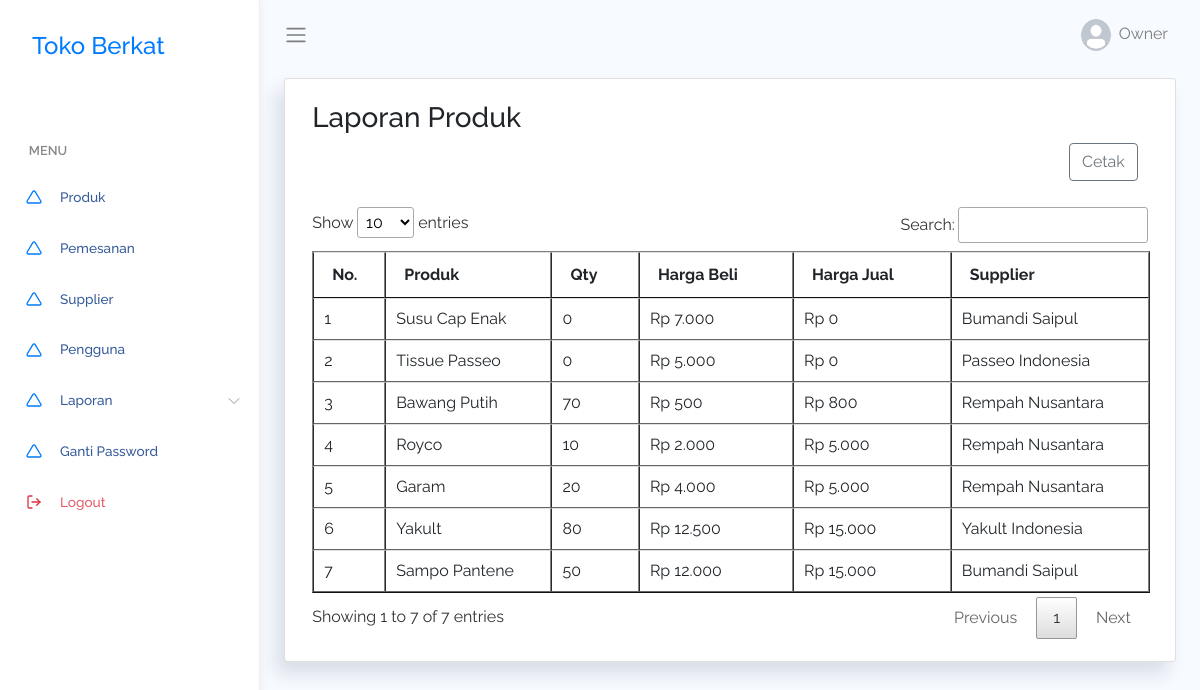
The app's page /index?m=laporan_produk (signed in) with its own data.
### tables this page shows
CREATE TABLE `produk` (
  `id` int(11) NOT NULL,
  `nama_produk` varchar(255) NOT NULL,
  `qty` int(11) NOT NULL,
  `harga_beli` int(11) NOT NULL,
  `harga_jual` int(11) NOT NULL,
  `id_supplier` int(11) NOT NULL,
  `content` varchar(255) DEFAULT 'image-not-available.jpg'
);

CREATE TABLE `supplier` (
  `id` int(11) NOT NULL,
  `nama_supplier` varchar(100) NOT NULL,
  `alamat` text NOT NULL,
  `no_hp` varchar(15) DEFAULT NULL
);

### inc/functions.php (called while the page is built, shortened)
<?php
include 'config.php';
include 'db.php';
$db = new DB($config['server'], $config['username'], $config['password'], $config['database_name']);
function checkMenuActive($menu){
    return null;
}

### inc/config.php (called while the page is built)
<?php
    $config["server"]='localhost';
    $config["username"]='root';
    $config["password"]='';
    $config["database_name"]='sk_berkat';
?>

### inc/db.php (called while the page is built, shortened)
<?php
class DB{
    private $conn = null;
    public function __construct($host, $username, $passwd, $dbname){
        $this->conn = mysqli_connect($host, $username, $passwd, $dbname) or die("Unable to connect database: '<b>$dbname</b>'.<br>Check your database connection.");
    }
    public function query($sql){
        $query = mysqli_query($this->conn, $sql) or die('<pre>Error mysqli_query: ' . mysqli_error($this->conn) . '<br />' . $sql . '</pre>');
        return $query;
    }
    public function get_results($sql){
        $query = $this->query($sql);
        $arr = array();
        while($row = mysqli_fetch_object($query)){
            $arr[] = $row;
        }
        return $arr;
    }
}

### module/laporan_produk/index.php (the view, shortened to what this page needs)
<h3>Laporan Produk</h3>
<div id="content-data">
<div class="buttons mb-3 d-flex justify-content-end">
    <a href="module/laporan_produk/report" class="btn btn-outline-secondary">Cetak</a>
</div>
<table border="1" cellspacing="0" cellpadding="5px" id="data-table" class="table table-hover">
    <thead>
        <tr>
            <th>No.</th>
            <th>Produk</th>
            <th>Qty</th>
            <th>Harga Beli</th>
            <th>Harga Jual</th>
            <th>Supplier</th>
        </tr>
    </thead>
    <tbody>
    <?php
   $no=1;
   $products = $db->get_results("SELECT produk.*, supplier.nama_supplier FROM produk LEFT JOIN supplier ON produk.id_supplier=supplier.id ORDER BY produk.harga_jual ASC");
    if ($products) :
       foreach ($products as $product) : ?>
        <tr>
            <td width="50"><?= $no++; ?></td>
            <td><?= ucwords($product->nama_produk); ?></td>
            <td><?= $product->qty; ?></td>
            <td><?= "Rp " . number_format($product->harga_beli,0,',','.'); ?></td>
            <td><?= "Rp " . number_format($product->harga_jual,0,',','.'); ?></td>
            <td><?= $product->nama_supplier; ?></td>
        </tr>
    <?php endforeach;
    else: ?>
        <tr><td colspan="7" style="text-align:center;">Tidak ada data</td></tr>
    <?php endif; ?>
    </tbody>
</table>
</div>

### index.php (shortened to what this page needs)
<?php require './inc/functions.php';
?>
<!DOCTYPE html>
<html lang="en">
<head>
    <link rel="stylesheet" href="assets/css/bootstrap/bootstrap.min.css">
    <link rel="stylesheet" href="assets/css/app.css">
    <link rel="stylesheet" href="assets/css/jquery.dataTables.min.css">
</head>
<body>
    <div id="app">
        <?php include 'inc/partials/sidebar.php'; ?>
        <div id="main">
            <?php include 'inc/partials/navbar.php'; ?>
<div class="main-content container-fluid">
    <section class="section">
        <div class="row mb-4">
            <div class="col">
                <div class="card">
                    <div class="card-body">
                    <?php
                        $module = (isset($_GET['m'])) ? $_GET['m'] : false ;
                        if($module){
                            $module_file = "module/$module/index.php";
                            if (file_exists($module_file)) {
                                include $module_file;
                            }else{
                                include "inc/partials/page404.php";
                            }
                        } else {
                            include "inc/partials/homepage.php";
                        }
                    ?>
                    </div>
                </div>
            </div>
        </div>
    </section>
</div>
        </div>
    </div>
</body>
</html>

### inc/partials/sidebar.php (shortened to what this page needs)
<div id="sidebar" class='active'>
    <div class="sidebar-wrapper active">
    <div class="sidebar-header">
        <a href="index" style="text-decoration: none;"><h4>Toko Berkat</h4></a>
    </div>
        <div class="sidebar-menu">
            <ul class="menu">
                <li class='sidebar-title'>Menu</li>
                <?php if ($_SESSION['status']!='kasir') : ?>
                <li class="sidebar-item <?=checkMenuActive('produk')?>">
                    <a href="index?m=produk" class='sidebar-link'>
                        <i data-feather="triangle" width="20"></i>
                        <span>Produk</span>
                    </a>
                </li>
                <?php endif; ?>
                <?php if ($_SESSION['status']!='kasir') : ?>
                <li class="sidebar-item <?=checkMenuActive('pemesanan')?>">
                    <a href="index?m=pemesanan" class='sidebar-link'>
                        <i data-feather="triangle" width="20"></i>
                        <span>Pemesanan</span>
                    </a>
                </li>
                <?php endif; ?>
                <?php if ($_SESSION['status']=='owner') : ?>
                <li class="sidebar-item <?=checkMenuActive('supplier')?>">
                    <a href="index?m=supplier" class='sidebar-link'>
                        <i data-feather="triangle" width="20"></i>
                        <span>Supplier</span>
                    </a>
                </li>
                <?php endif; ?>
                <?php if ($_SESSION['status']=='owner') : ?>
                <li class="sidebar-item <?=checkMenuActive('pengguna')?>">
                    <a href="index?m=pengguna" class='sidebar-link'>
                        <i data-feather="triangle" width="20"></i>
                        <span>Pengguna</span>
                    </a>
                </li>
                <?php endif; ?>
                <li class="sidebar-item has-sub">
                    <a href="#" class='sidebar-link'>
                        <i data-feather="triangle" width="20"></i>
                        <span>Laporan</span>
                    </a>
                </li>
                <li class="sidebar-item <?=checkMenuActive('change_password')?>">
                    <a href="index?m=change_password" class='sidebar-link'>
                        <i data-feather="triangle" width="20"></i>
                        <span>Ganti Password</span>
                    </a>
                </li>
                <li class="sidebar-item <?=checkMenuActive('logout')?>">
                    <a href="actions?action=logout" class='sidebar-link text-danger'>
                        <i data-feather="log-out" width="20"></i>
                        <span class="text-danger">Logout</span>
                    </a>
                </li>
            </ul>
        </div>
    </div>
</div>

### inc/partials/navbar.php (shortened to what this page needs)
<nav class="navbar navbar-header navbar-expand navbar-light">
    <a class="sidebar-toggler" href="#"><span class="navbar-toggler-icon"></span></a>
    <div class="collapse navbar-collapse" id="navbarSupportedContent">
        <ul class="navbar-nav d-flex align-items-center navbar-light ml-auto">
                <a href="index?m=profile"class="nav-link nav-link-lg nav-link-user">
                    <div class="avatar mr-1">
                        <img src="assets/images/avatar.png" alt="" srcset="">
                    </div>
                    <div class="d-none d-md-block d-lg-inline-block">
                        <?= (isset($_SESSION['username'])) ? ucwords($_SESSION['username']) : 'Unknown'; ?>
                    </div>
                </a>
        </ul>
    </div>
</nav>

### assets/css/app.css (style rules this page uses)
* { font-family: "Raleway"; }
#app { position: relative; }
#main { margin-left: 260px; background-color: #F7FAFF; min-height: 100vh; transition: margin-left 0.6s ease-out; }
#main .main-content { padding: 0.5rem 1.5rem; }
a { text-decoration: none; outline: 0; }
svg.feather, i { font-size: 14px; height: 1rem; }
.avatar { display: inline-flex; border-radius: 50%; text-align: center; vertical-align: middle; position: relative; }
.avatar img { width: 32px; height: 32px; border-radius: 50%; }
.buttons .btn { margin: 0 10px 10px 0; }
#sidebar.active .sidebar-wrapper { left: 0; }
.sidebar-wrapper { width: 260px; height: 100vh; position: fixed; top: 0; z-index: 10; background-color: #fff; bottom: 0; border-right: 1px solid #eee; box-shadow: 0 0 10px #ececec; left: -260px; transition: left 0.6s ease-out; }
.sidebar-wrapper .sidebar-header { padding: 2rem 2rem 1rem; font-size: 2rem; font-weight: bold; }
.sidebar-wrapper .menu { padding-left: 0; margin-top: 2rem; }
.sidebar-wrapper .menu .sidebar-title { padding: 1.5rem 1.8rem 0.5rem; font-size: 0.8rem; font-weight: 600; color: #888; text-transform: uppercase; }
.sidebar-wrapper .menu .sidebar-link { display: block; padding: 0.7rem 1.5rem; font-size: 0.85rem; display: flex; align-items: center; transition: all 0.5s; }
.sidebar-wrapper .menu .sidebar-link > span { color: #053382; font-weight: 500; margin-left: 1rem; opacity: 0.8; }
.sidebar-wrapper .menu .sidebar-item { list-style: none; margin-top: 0.5rem; position: relative; }
.sidebar-wrapper .menu .sidebar-item.has-sub .sidebar-link:after { position: absolute; color: #ccc; right: 15px; top: 12px; display: block; }
.card { box-shadow: -8px 12px 18px 0 rgba(25, 42, 70, 0.13); margin-bottom: 2.2rem; }
.card .card-body { padding: 1.4rem 1.7rem; }
.navbar { height: 70px; padding: 1.5rem; }
.navbar .nav-link-user img { width: 30px; }
.table td, .dataTable-table td, .table thead th, .dataTable-table thead th { vertical-align: middle; }
.table thead th, .dataTable-table thead th { border-bottom: 2px solid #475F7B; }

### records on screen
produk: nama_produk "Susu Cap Enak", qty "0", harga_beli "7.000", harga_jual "0", id_supplier.nama_supplier "Bumandi Saipul"
produk: nama_produk "Tissue Passeo", qty "0", harga_beli "5.000", harga_jual "0", id_supplier.nama_supplier "Passeo Indonesia"
produk: nama_produk "Bawang Putih", qty "70", harga_beli "500", harga_jual "800", id_supplier.nama_supplier "Rempah Nusantara"
produk: nama_produk "Royco", qty "10", harga_beli "2.000", harga_jual "5.000", id_supplier.nama_supplier "Rempah Nusantara"
produk: nama_produk "Garam", qty "20", harga_beli "4.000", harga_jual "5.000", id_supplier.nama_supplier "Rempah Nusantara"
produk: nama_produk "Yakult", qty "80", harga_beli "12.500", harga_jual "15.000", id_supplier.nama_supplier "Yakult Indonesia"
produk: nama_produk "Sampo Pantene", qty "50", harga_beli "12.000", harga_jual "15.000", id_supplier.nama_supplier "Bumandi Saipul"

### other values on screen
$_SESSION['username'] "Owner"
